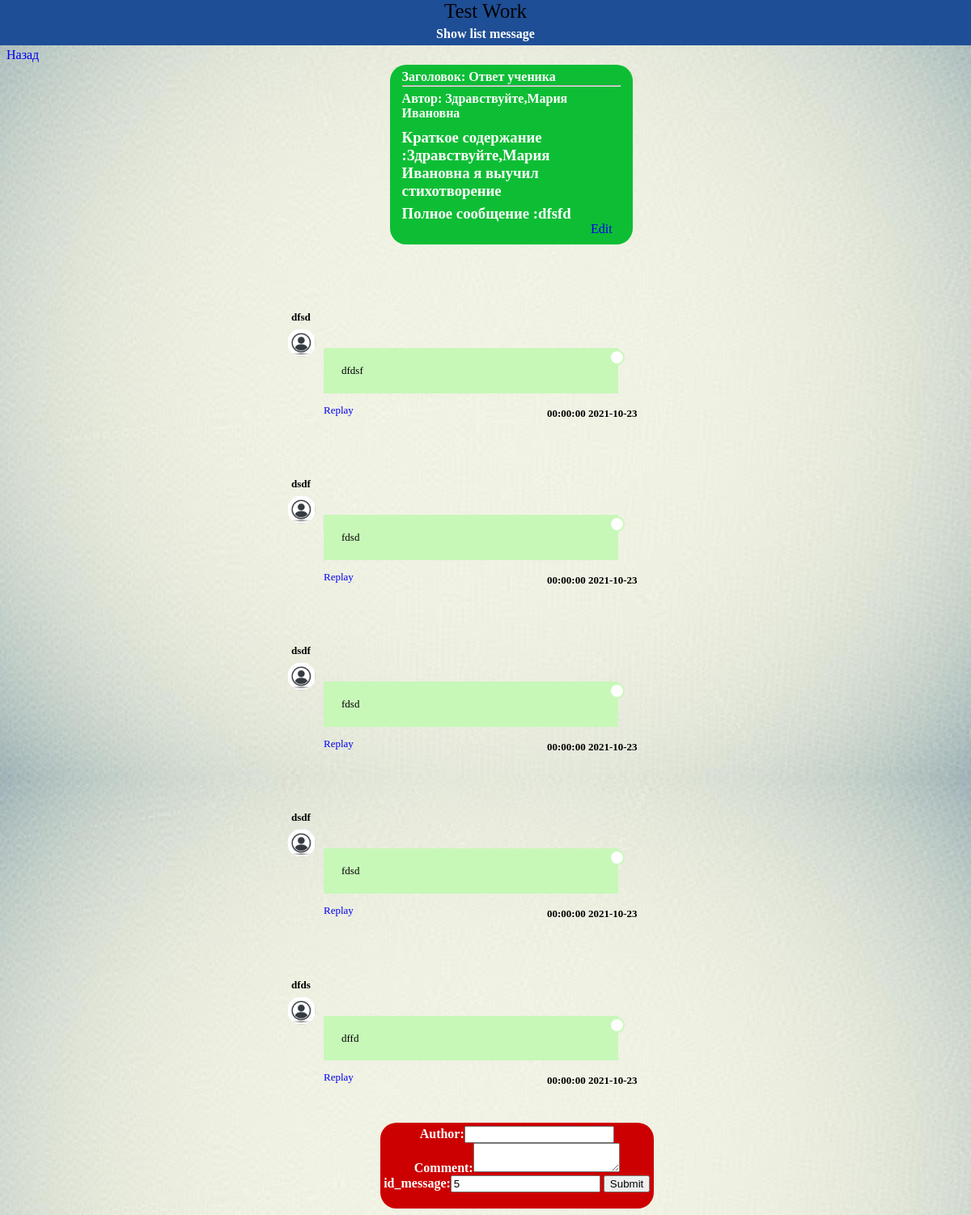
The app's page /show/?id=5&page=1 with its own data.
### tables this page shows
CREATE TABLE `message` (
  `Id` int UNSIGNED NOT NULL,
  `Title` varchar(255) NOT NULL,
  `Author` varchar(255) NOT NULL,
  `summary` varchar(255) NOT NULL,
  `full_content` varchar(255) NOT NULL
);

CREATE TABLE `commetns` (
  `id` int NOT NULL,
  `Author` varchar(255) NOT NULL,
  `Comment` varchar(255) NOT NULL,
  `id_message` int NOT NULL,
  `Time` time NOT NULL,
  `Date` date NOT NULL
);

### config/routes.php (called while the page is built)
<?php
return array(
    'message' => 'message/index',
    'edit'=> 'edit/index',
    'show'=>'show/index',
);

### controllers/ShowController.php (called while the page is built)
<?php
include_once ROOT . '/models/Show.php';
class ShowController
{
    public function actionIndex()
    {
        $m = new Show();
        $m->getMess();
        $m->insertComment();
        $m->getComment();
        require_once(ROOT . '/views/show/index.php');
        return true;
    }
}

### models/Show.php (the view, shortened to what this page needs)
<link rel="stylesheet" href="http://localhost/test_work1/styles/css/show_style.css">
<?php
class Show
{
    public function  getMess()
    {
        try {
            $pdo = new PDO("mysql:host=localhost;dbname=test_work1", "root", "admin");
            $id=$_GET['id'];
            $sql='SELECT * FROM message WHERE Id=:id';
            $state=$pdo->prepare($sql);
            $state->bindParam(":id",$id);
            $state->execute();
            $page=$_GET["page"];
            while ($row = $state->fetch()) {
                echo "<div class='mine messages'>";
                echo  "<div class='message'>
                             <h4 style='margin-top: -2px'>Заголовок: ". $row['Title']."</h4><hr style='margin-top: -20px'>
                             <h4 style='margin-top: -2px'>Автор: ". $row['Author']."</h4>
                             <h3 style='margin-top: -12px;'>Краткое содержание :". $row['summary']."</h3>
                             <h3 style='margin-top: -12px;'>Полное сообщение :". $row['full_content']."</h3>
                             <a style='float: right; margin-right: 10px; margin-top: -20px' href='http://localhost/test_work1/edit/?id=$id&page=$page'>Edit</a>
                       </div>";
                echo "</div>";
            }
        }
        catch (PDOException $e) {
            echo "Database error: " . $e->getMessage();
        }
    }
    public function  getComment()
    {
        try {
            $pdo = new PDO("mysql:host=localhost;dbname=test_work1", "root", "admin");
            $id=$_GET["id"];
            $result = $pdo->prepare('SELECT * FROM commetns WHERE id_message=?');
            $result->execute([$id]);
           if(isset($_GET["page"])){ $page=$_GET["page"];
            echo " <a style='float: left; margin-right: 10px; margin-top: -278px' href='http://localhost/test_work1/message?page=$page'>Назад</a>";}
            while ($row = $result->fetch()) {
                echo "<ul class='comment-section'>";
                    echo " <li class='comment author-comment'>
                                <div class='info'>
                                    <h4 class='pull-left'>" . $row['Author'] . "</h4>
                                </div>
                                <a class='avatar' href='#'>
                                    <img src='http://localhost/test_work1/styles/images/au1.png' width='35' alt='Profile Avatar' title='Анна Серебрякова' />
                                </a>
                                <p>" . $row['Comment'] . "</p>
                                <a  href='http://localhost/test_work1/show/?id=" . $row["id_message"] . "&id_n=" . $row["id"] . "'>Replay</a>
                                <h4 style='margin-left: 276px; margin-top: -12px '>" . $row['Time'] . " " . $row['Date'] . "</h4>
                            </li>
                    <br>
                    <br>";
                echo "</ul>";
            }
        }
        catch (PDOException $e) {
            echo "Database error: " . $e->getMessage();
        }
    }
}

### components/Router.php
<?php
class Router
{
    private $rout;
    public function __construct()
    {
        $routePath = ROOT.'/config/routes.php';
        $this->rout = include($routePath);
    }
    private function getURI()
    {
        if (!empty($_SERVER['REQUEST_URI'])) {
            return trim($_SERVER['REQUEST_URI'], '/');
        }
    }
    public function run()
    {
        $ure = $this->getURI();
        foreach ($this->rout as $uri => $path) {
            if(preg_match("~$uri~", $ure)) {
                $segment = explode('/', $path);
                $controllerName = array_shift($segment).'Controller';
                $controllerName = ucfirst($controllerName);
                $actionName = 'action'.ucfirst((array_shift($segment)));
                $controllerFile = ROOT . '/controllers/' .$controllerName. '.php';
                if (file_exists($controllerFile)) {
                    include_once($controllerFile);
                }
                $controlObject = new $controllerName;
                $result = $controlObject->$actionName();
                if ($result != null) {
                    break;
                }
            }
        }
    }
}

### styles/css/show_style.css (style rules this page uses)
.comment-section { list-style: none; max-width:400px; margin: 50px auto; padding:10px; font-size:13px; }
.comment { border-radius:3px; margin-bottom:-65px; flex-wrap: wrap; }
.comment p { line-height: 1.5; padding: 18px 22px; width: 80%; position: relative; word-wrap: break-word; }
.pull-left { margin-left: -40px; margin-bottom: -10px; }
.comment .avatar img { display: block; margin-left:-45px; margin-bottom: -40px; border-radius: 50%; }
.comment.author-comment .avatar { order: 2; padding: 10px 3px 0 18px; }
.comment.author-comment p { background-color: #c7f8b8; order: 1; }
.author-comment p:after { content: ''; position: absolute; width: 15px; height: 15px; border-radius: 50%; background-color: #ffffff; border: 2px solid #c7f8b8; right: -8px; top: 2px; }
.comment.author-comment p { order: 1; }
.messages { margin-top: 30px; display: flex; flex-direction: column; }
.message { border-radius: 20px; padding: 8px 15px; margin-top: 5px; margin-bottom: 5px; display: inline-block; }
.mine { width: 300px; margin-bottom: 30px; padding-left: 40%; }
.mine .message { color: white; background: rgb(13,190,53); position: relative; margin-top: 50px; }

### styles/css/mess_style.css (style rules this page uses)
.messages { margin-top: 30px; display: flex; flex-direction: column; }
.message { border-radius: 20px; padding: 8px 15px; margin-top: 5px; margin-bottom: 5px; display: inline-block; }
.mine { width: 300px; margin-bottom: 30px; }
.mine .message { color: white; background: rgb(13,190,53); position: relative; }

### styles/css/style.css (style rules this page uses)
a { text-decoration: none; }
body { background: url("http://localhost/test_work1/styles/images/phon1.jpg") repeat; background-size: 100%; }

### records on screen
message: Title "Ответ ученика", Author "Здравствуйте,Мария Ивановна", summary "Здравствуйте,Мария Ивановна я выучил стихотворение", full_content "dfsfd"
commetns: Author "dfsd", Comment "dfdsf", Time "00:00:00", Date "2021-10-23"
commetns: Author "dsdf", Comment "fdsd", Time "00:00:00", Date "2021-10-23"
commetns: Author "dsdf", Comment "fdsd", Time "00:00:00", Date "2021-10-23"
commetns: Author "dsdf", Comment "fdsd", Time "00:00:00", Date "2021-10-23"
commetns: Author "dfds", Comment "dffd", Time "00:00:00", Date "2021-10-23"
